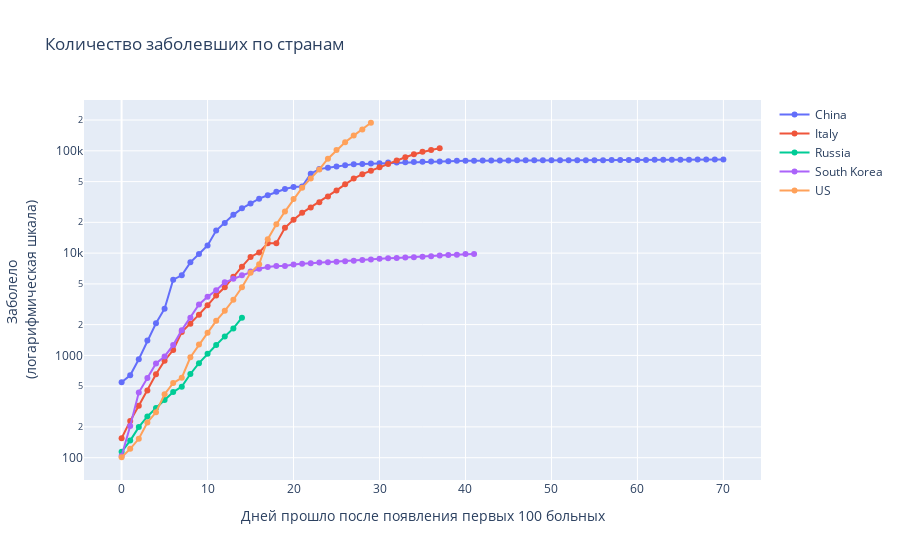

The notebook cell this image was saved under:
### Code cell
# Create traces
import plotly.graph_objects as go
fig = go.Figure()

cdf_result = {}

include_plot = sorted(['Russia', 'US', 'Italy', 'China', 'South Korea'])
dt_index = pd.date_range(start='2020-01-22', end=datetime.now().date())

for country in sorted(list(set(df.index.get_level_values(0)))):
    if country == 'South Korea':
        cdf = pd.concat([df.loc['South Korea', :], df.loc["Korea, South",:]])
        cdf = cdf.reindex(dt_index).ffill()
    elif country == 'China':
        _cdf = df.loc['Mainland China'].loc[:'2020-03-10']
        cdf = pd.concat([_cdf, df.loc["China",:]])
        cdf = cdf.reindex(dt_index).ffill()
    elif country in {"Korea, South", 'Mainland China'}:
        continue
    else:
        cdf = df.loc[country,:]
        
    if len(cdf) == 0 or (cdf['Confirmed'][-1] < 100 and country != 'Mainland China'):
        continue
        
    # Calc cases since first 100 
    chg = change_since_100(cdf)
    cdf_result[country] = chg
    
    if country in include_plot:
        fig.add_trace(go.Scatter(x=chg.index, y=chg.values,
                        mode='lines+markers',
                        name=country))
    
fig.update_layout(yaxis_type="log",
                 title="Количество заболевших по странам",
                 yaxis_title="Заболело <br>(логарифмическая шкала)",
                 xaxis_title="Дней прошло после появления первых 100 больных",
                 )
fig.show()

fig.write_html('covid_since_100.html', include_plotlyjs='cdn')

### Figure 1 — Plotly figure (JSON) as saved in the notebook; plotly's stock layout.template omitted (floating-point values rounded to 4 significant figures)
{"data": [{"mode": "lines+markers", "name": "China", "type": "scatter", "x": [0, 1, 2, 3, 4, 5, 6, 7, 8, 9, 10, 11, 12, 13, 14, 15, 16, 17, 18, 19, 20, 21, 22, 23, 24, 25, 26, 27, 28, 29, 30, 31, 32, 33, 34, 35, 36, 37, 38, 39, 40, 41, 42, 43, 44, 45, 46, 47, 48, 49, 50, 51, 52, 53, 54, 55, 56, 57, 58, 59, 60, 61, 62, 63, 64, 65, 66, 67, 68, 69, 70], "y": [547, 639, 916, 1399, 2062, 2863, 5494, 6070, 8124, 9783, 11871, 16607, 19693, 23680, 27409, 30553, 34075, 36778, 39790, 42306, 44327, 44699, 59832, 66292, 68347, 70446, 72364, 74139, 74546, 74999, 75472, 76922, 76938, 77152, 77660, 78065, 78498, 78824, 79251, 79826, 80026, 80151, 80271, 80422, 80573, 80652, 80699, 80735, 80757, 80921, 80932, 80945, 80977, 81003, 81033, 81058, 81102, 81156, 81250, 81305, 81397, 81496, 81591, 81661, 81782, 81897, 81999, 82122, 82198, 82279, 82279]}, {"mode": "lines+markers", "name": "Italy", "type": "scatter", "x": [0, 1, 2, 3, 4, 5, 6, 7, 8, 9, 10, 11, 12, 13, 14, 15, 16, 17, 18, 19, 20, 21, 22, 23, 24, 25, 26, 27, 28, 29, 30, 31, 32, 33, 34, 35, 36, 37], "y": [155, 229, 322, 453, 655, 888, 1128, 1694, 2036, 2502, 3089, 3858, 4636, 5883, 7375, 9172, 10149, 12462, 12462, 17660, 21157, 24747, 27980, 31506, 35713, 41035, 47021, 53578, 59138, 63927, 69176, 74386, 80589, 86498, 92472, 97689, 101739, 105792]}, {"mode": "lines+markers", "name": "Russia", "type": "scatter", "x": [0, 1, 2, 3, 4, 5, 6, 7, 8, 9, 10, 11, 12, 13, 14], "y": [114, 147, 199, 253, 306, 367, 438, 495, 658, 840, 1036, 1264, 1534, 1836, 2337]}, {"mode": "lines+markers", "name": "South Korea", "type": "scatter", "x": [0, 1, 2, 3, 4, 5, 6, 7, 8, 9, 10, 11, 12, 13, 14, 15, 16, 17, 18, 19, 20, 21, 22, 23, 24, 25, 26, 27, 28, 29, 30, 31, 32, 33, 34, 35, 36, 37, 38, 39, 40, 41], "y": [104, 204, 433, 602, 833, 977, 1261, 1766, 2337, 3150, 3736, 4335, 5186, 5621, 6088, 6593, 7041, 7314, 7478, 7478, 7755, 7869, 7979, 8086, 8162, 8236, 8320, 8413, 8565, 8652, 8799, 8897, 8961, 9037, 9137, 9241, 9332, 9478, 9583, 9661, 9786, 9786]}, {"mode": "lines+markers", "name": "US", "type": "scatter", "x": [0, 1, 2, 3, 4, 5, 6, 7, 8, 9, 10, 11, 12, 13, 14, 15, 16, 17, 18, 19, 20, 21, 22, 23, 24, 25, 26, 27, 28, 29], "y": [101, 122, 153, 221, 278, 417, 537, 605, 959, 1281, 1663, 2179, 2726, 3499, 4632, 6421, 7786, 13680, 19101, 25493, 33746, 43667, 53740, 65778, 83836, 101657, 121478, 140886, 161807, 188172]}], "layout": {"autosize": true, "title": {"text": "Количество заболевших по странам"}, "xaxis": {"autorange": true, "range": [-4.186, 74.19], "title": {"text": "Дней прошло после появления первых 100 больных"}, "type": "linear"}, "yaxis": {"autorange": true, "range": [1.765, 5.514], "title": {"text": "Заболело <br>(логарифмическая шкала)"}, "type": "log"}}}
